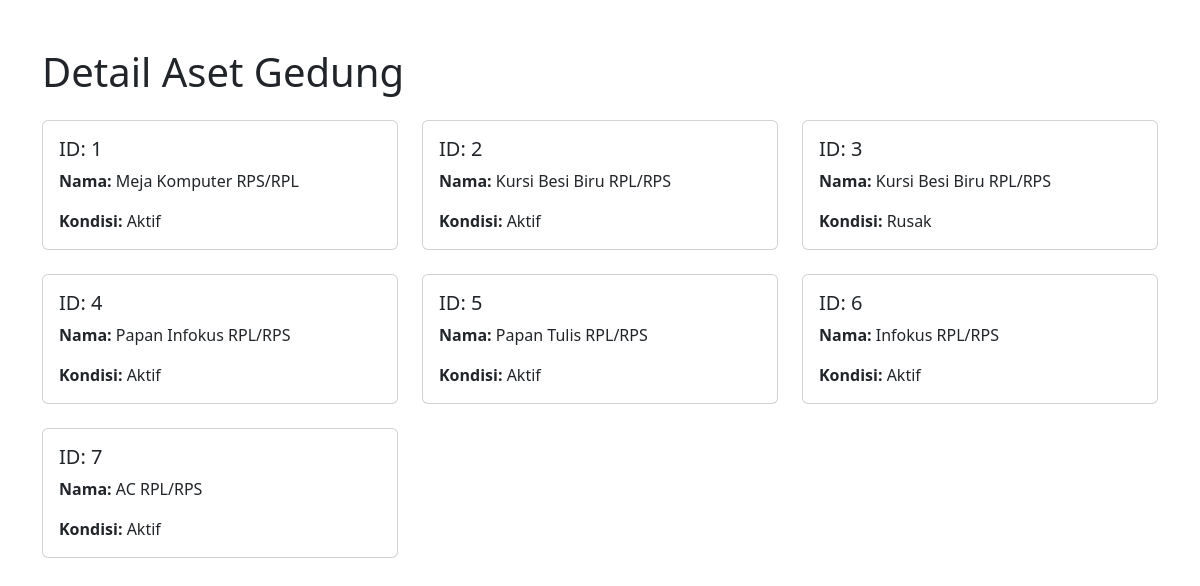
Screenshot of /gedung/view_detail_gedung.php?id=4 with the database file from the repository.
### tables this page shows
CREATE TABLE `assets` (
  `id` tinyint(4) NOT NULL,
  `nama` varchar(50) NOT NULL,
  `building` varchar(50) NOT NULL,
  `asset_condition` varchar(255) DEFAULT NULL,
  `jumlah` int(10) NOT NULL
);

### gedung/view_detail_gedung.php (the view, shortened to what this page needs)
<!DOCTYPE html>
<html lang="en">
<head>
    <link href="https://cdn.jsdelivr.net/npm/bootstrap@5.3.0-alpha1/dist/css/bootstrap.min.css" rel="stylesheet">
</head>
<body>
    <div class="container mt-5">
        <h1 class="mb-4">Detail Aset Gedung</h1>
        <?php
        include '../config/connect.php';
        if (isset($_GET['id'])) {
            $id = $_GET['id'];
            $query = "SELECT id, nama, asset_condition FROM assets WHERE building = ?";
            $stmt = $conn->prepare($query);
            $stmt->bind_param("i", $id);
            $stmt->execute();
            $result = $stmt->get_result();
            if ($result->num_rows > 0) {
                echo '<div class="row">';
                while ($row = $result->fetch_assoc()) {
                    echo '<div class="col-md-4">';
                    echo '<div class="card mb-4">';
                    echo '<div class="card-body">';
                    echo '<h5 class="card-title">ID: ' . htmlspecialchars($row['id']) . '</h5>';
                    echo '<p class="card-text"><strong>Nama:</strong> ' . htmlspecialchars($row['nama']) . '</p>';
                    echo '<p class="card-text"><strong>Kondisi:</strong> ' . htmlspecialchars($row['asset_condition']) . '</p>';
                    echo '</div>';
                    echo '</div>';
                    echo '</div>';
                }
                echo '</div>';
            } else {
                echo '<div class="alert alert-warning" role="alert">';
                echo 'Tidak ada aset di gedung ini.';
                echo '</div>';
            }
        } else {
            echo '<div class="alert alert-danger" role="alert">';
            echo 'ID gedung tidak ditemukan.';
            echo '</div>';
        }
        ?>
    </div>
</body>
</html>

### rows the page displays
assets: id "1", nama "Meja Komputer RPS/RPL", asset_condition "Aktif"
assets: id "2", nama "Kursi Besi Biru RPL/RPS", asset_condition "Aktif"
assets: id "3", nama "Kursi Besi Biru RPL/RPS", asset_condition "Rusak"
assets: id "4", nama "Papan Infokus RPL/RPS", asset_condition "Aktif"
assets: id "5", nama "Papan Tulis RPL/RPS", asset_condition "Aktif"
assets: id "6", nama "Infokus RPL/RPS", asset_condition "Aktif"
assets: id "7", nama "AC RPL/RPS", asset_condition "Aktif"
